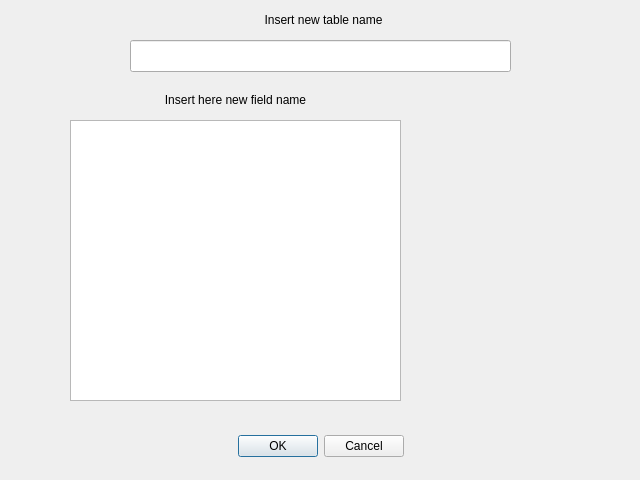
<?xml version="1.0" encoding="UTF-8"?>
<ui version="4.0">
 <class>winCreate</class>
 <widget class="QDialog" name="winCreate">
  <property name="geometry">
   <rect>
    <x>0</x>
    <y>0</y>
    <width>640</width>
    <height>480</height>
   </rect>
  </property>
  <property name="windowTitle">
   <string>Create new Table...</string>
  </property>
  <property name="windowIcon">
   <iconset resource="../xsResource/res.qrc">
    <normaloff>:/xs/shield.png</normaloff>:/xs/shield.png</iconset>
  </property>
  <widget class="QDialogButtonBox" name="buttonBox">
   <property name="geometry">
    <rect>
     <x>10</x>
     <y>430</y>
     <width>621</width>
     <height>32</height>
    </rect>
   </property>
   <property name="orientation">
    <enum>Qt::Horizontal</enum>
   </property>
   <property name="standardButtons">
    <set>QDialogButtonBox::Cancel|QDialogButtonBox::Ok</set>
   </property>
   <property name="centerButtons">
    <bool>true</bool>
   </property>
  </widget>
  <widget class="QLineEdit" name="lineTable">
   <property name="geometry">
    <rect>
     <x>130</x>
     <y>40</y>
     <width>381</width>
     <height>32</height>
    </rect>
   </property>
  </widget>
  <widget class="QListView" name="listView">
   <property name="geometry">
    <rect>
     <x>70</x>
     <y>120</y>
     <width>331</width>
     <height>281</height>
    </rect>
   </property>
  </widget>
  <widget class="QLabel" name="labelTable">
   <property name="geometry">
    <rect>
     <x>138</x>
     <y>10</y>
     <width>371</width>
     <height>20</height>
    </rect>
   </property>
   <property name="text">
    <string>Insert new table name</string>
   </property>
   <property name="alignment">
    <set>Qt::AlignCenter</set>
   </property>
  </widget>
  <widget class="QLabel" name="label">
   <property name="geometry">
    <rect>
     <x>70</x>
     <y>90</y>
     <width>331</width>
     <height>20</height>
    </rect>
   </property>
   <property name="text">
    <string>Insert here new field name</string>
   </property>
   <property name="alignment">
    <set>Qt::AlignCenter</set>
   </property>
  </widget>
  <widget class="QPushButton" name="pushAdd">
   <property name="geometry">
    <rect>
     <x>460</x>
     <y>160</y>
     <width>64</width>
     <height>64</height>
    </rect>
   </property>
   <property name="font">
    <font>
     <pointsize>39</pointsize>
     <weight>50</weight>
     <italic>false</italic>
     <bold>false</bold>
     <underline>false</underline>
     <strikeout>false</strikeout>
    </font>
   </property>
   <property name="text">
    <string/>
   </property>
   <property name="icon">
    <iconset theme="insert-table-row" resource="../xsResource/res.qrc">
     <normaloff>:/icons/insert-table-row.svg</normaloff>:/icons/insert-table-row.svg</iconset>
   </property>
   <property name="iconSize">
    <size>
     <width>64</width>
     <height>64</height>
    </size>
   </property>
   <property name="flat">
    <bool>true</bool>
   </property>
  </widget>
  <widget class="QPushButton" name="pushRemove">
   <property name="geometry">
    <rect>
     <x>460</x>
     <y>250</y>
     <width>64</width>
     <height>64</height>
    </rect>
   </property>
   <property name="font">
    <font>
     <pointsize>39</pointsize>
     <weight>50</weight>
     <italic>false</italic>
     <bold>false</bold>
     <underline>false</underline>
     <strikeout>false</strikeout>
    </font>
   </property>
   <property name="text">
    <string/>
   </property>
   <property name="icon">
    <iconset theme="delete-table-row" resource="../xsResource/res.qrc">
     <normaloff>:/icons/delete-table-row.svg</normaloff>:/icons/delete-table-row.svg</iconset>
   </property>
   <property name="iconSize">
    <size>
     <width>64</width>
     <height>64</height>
    </size>
   </property>
   <property name="flat">
    <bool>true</bool>
   </property>
  </widget>
 </widget>
 <resources>
  <include location="../xsResource/res.qrc"/>
 </resources>
 <connections>
  <connection>
   <sender>buttonBox</sender>
   <signal>accepted()</signal>
   <receiver>winCreate</receiver>
   <slot>accept()</slot>
   <hints>
    <hint type="sourcelabel">
     <x>248</x>
     <y>254</y>
    </hint>
    <hint type="destinationlabel">
     <x>157</x>
     <y>274</y>
    </hint>
   </hints>
  </connection>
  <connection>
   <sender>buttonBox</sender>
   <signal>rejected()</signal>
   <receiver>winCreate</receiver>
   <slot>reject()</slot>
   <hints>
    <hint type="sourcelabel">
     <x>316</x>
     <y>260</y>
    </hint>
    <hint type="destinationlabel">
     <x>286</x>
     <y>274</y>
    </hint>
   </hints>
  </connection>
 </connections>
</ui>
